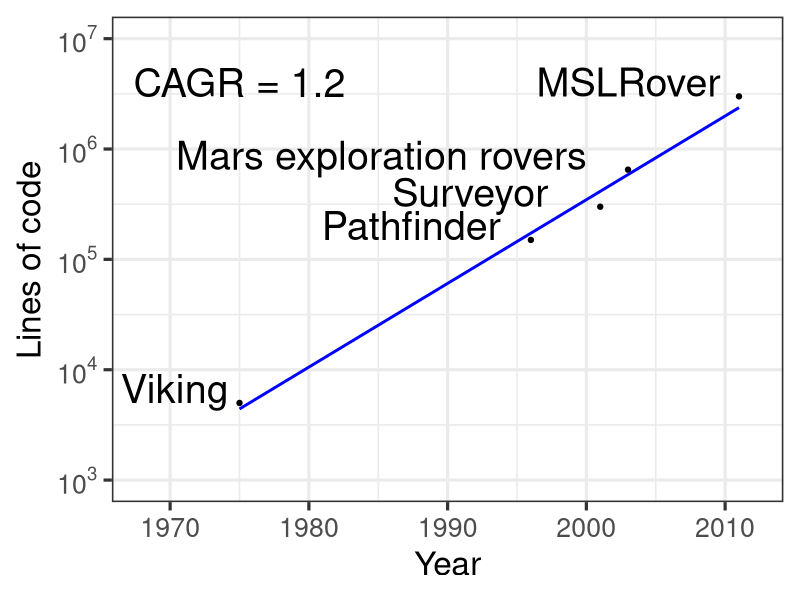

The R script that drew this image:
#!/usr/local/bin/Rscript
#
# Create the Mars exploration size figure
#

library('ggplot2')
library('scales')

mars <- read.csv('mars.csv', header=TRUE, sep="\t")

postscript("mars.eps")

qplot(Year, LOC, data=mars, geom=c('point'), label=Name) +
  theme_bw(base_size = 24) +
  ylab("Lines of code") +
  geom_text(hjust=1.1, vjust = 0, size = 10) +
  scale_y_log10(labels = trans_format("log10", math_format(10^.x))) +
  geom_smooth(method = "lm", se=FALSE, color="blue") +
  coord_cartesian(xlim = c(1968, 2012), ylim = c(1e3, 1e7)) +
  geom_text(data = data.frame(), aes(1975, 4e6, label = "CAGR = 1.2"), size = 10)
